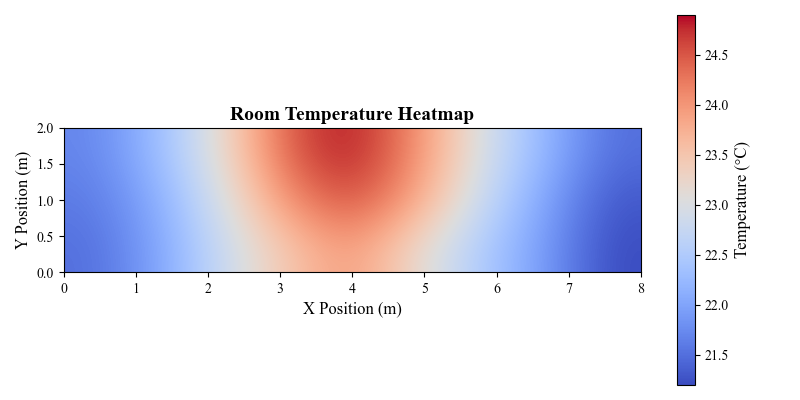

Reproduce this figure in Python.
import numpy as np
import matplotlib.pyplot as plt

temperature_points = [
    (0, 0, 21.5), (1, 0, 22.0), (2, 0, 22.8), (3, 0, 23.5), (4, 0, 24.0),
    (5, 0, 23.2), (6, 0, 22.5), (7, 0, 21.9), (8, 0, 21.2),
    (0, 1, 21.6), (1, 1, 22.1), (2, 1, 23.0), (3, 1, 24.1), (4, 1, 24.6),
    (5, 1, 23.9), (6, 1, 22.8), (7, 1, 22.0), (8, 1, 21.3),
    (0, 2, 21.7), (1, 2, 22.3), (2, 2, 23.2), (3, 2, 24.5), (4, 2, 24.9),
    (5, 2, 24.1), (6, 2, 23.0), (7, 2, 22.2), (8, 2, 21.5)
]

data = np.array(temperature_points)

x = data[:, 0]
y = data[:, 1]
temp = data[:, 2]

x_max, y_max = int(max(x)), int(max(y))

temp_grid = np.zeros((y_max + 1, x_max + 1))

for (xi, yi, ti) in temperature_points:
    temp_grid[int(yi), int(xi)] = ti

plt.rcParams['font.family'] = 'Times New Roman'

plt.figure(figsize=(8, 4))
plt.imshow(
    temp_grid,
    origin='lower',
    cmap='coolwarm',
    interpolation='bicubic',
    extent=[0, x_max, 0, y_max]
)

plt.xlabel("X Position (m)", fontsize=12)
plt.ylabel("Y Position (m)", fontsize=12)
plt.title("Room Temperature Heatmap", fontsize=14, fontweight='bold')

cbar = plt.colorbar()
cbar.set_label("Temperature (°C)", fontsize=12)

plt.tight_layout()
plt.savefig("room_temperature.png")
plt.close()
